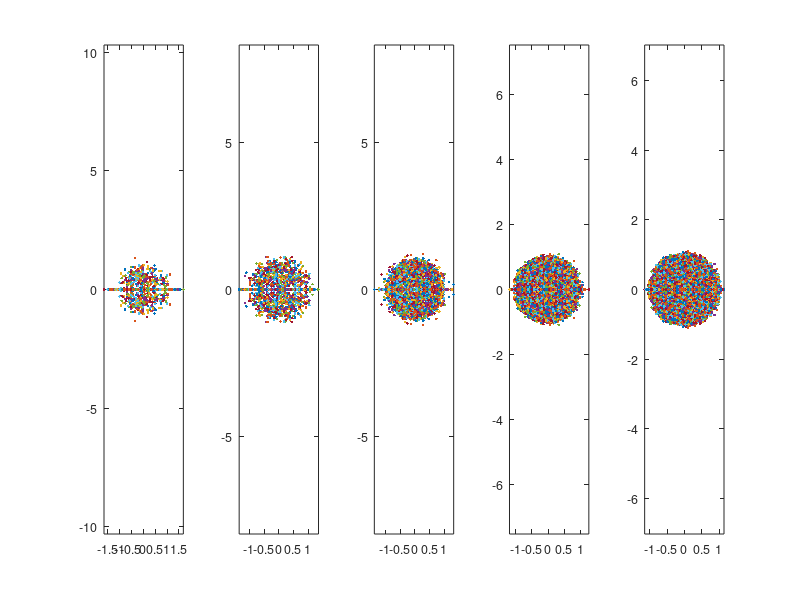
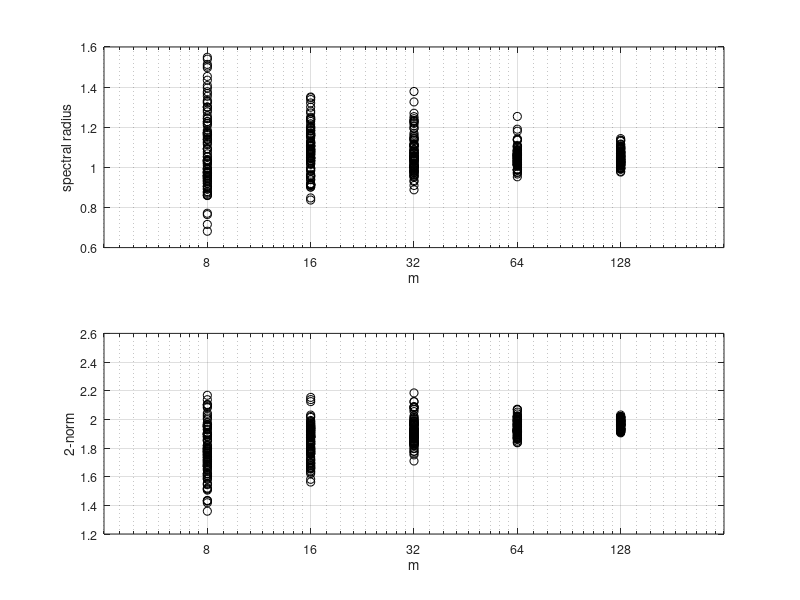
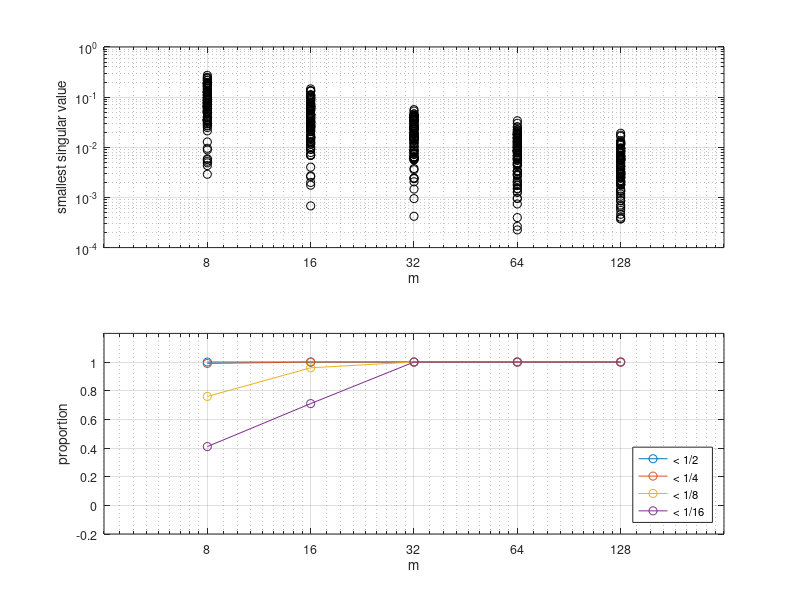

Reproduce these figures in MATLAB, in order.
% RANDNEXPER  do the numerical experiments suggested in Trefethen
% & Bau exercise 12.3

NN = 100;  % NN repetitions for each m
JJ = 5;    % m = 2^3, 2^4, ..., 2^(2+JJ)

makepdf = true;

set(0,'defaultaxesfontsize',9)

% part (a):  show eigenvalues themselves and gather data
figure(1)
rhos   = zeros(NN,JJ);
norms  = zeros(NN,JJ);
sigmin = zeros(NN,JJ);
for j = 1:JJ
  m = 2^(j+2);
  subplot(1,JJ,j)
  for n = 1:NN
    A = randn(m,m) / sqrt(m);
    norms(n,j)  = norm(A);
    sigmin(n,j) = min(svd(A));
    D = eig(A);
    rhos(n,j)   = max(abs(D));
    plot(real(D),imag(D),'.')
    hold on
  end
  hold off, axis equal
end
if makepdf,  print -dpdf randnexperAeig.pdf,  end

% part (a) and (b):  show spectral radius and norm
figure(2)
for part = 1:2
  subplot(2,1,part)
  for j = 1:JJ
    m = 2^(j+2);
    if part == 1
      semilogx(m, rhos(:,j), 'ko')
    else
      semilogx(m, norms(:,j), 'ko')
    end
    hold on
  end
  hold off, grid on
  xlabel('m')
  set(gca,'XTick',2.^(3:2+JJ))
  set(gca,'XTickLabel',{'8','16','32','64','128'})
  if part == 1
    axis([4 256 0.6 1.6]),  ylabel('spectral radius')
  else
    axis([4 256 1.2 2.6]),  ylabel('2-norm')
  end
end
if makepdf,  print -dpdf randnexperBrhonorm.pdf,  end


% part (c):  show fraction with small sigma_min
figure(3)
subplot(2,1,1)
for j = 1:JJ
  m = 2^(j+2);
  loglog(m, sigmin(:,j), 'ko')
  hold on
end
hold off, grid on
xlabel('m')
set(gca,'XTick',2.^(3:2+JJ))
set(gca,'XTickLabel',{'8','16','32','64','128'})
axis([4 256 1e-4 1e0])
ylabel('smallest singular value')
subplot(2,1,2)
prop = zeros(JJ,4);
for k = 1:4  % proportions  sigma_min < 1/2, 1/4, 1/8, 1/16
  for j = 1:JJ
    prop(j,k) = sum( sigmin(:,j) < (1/2)^k ) / NN;
  end
end
semilogx(2.^(3:2+JJ),prop,'o-'), grid on
legend('< 1/2', '< 1/4', '< 1/8', '< 1/16', 'location', 'southeast')
xlabel('m')
set(gca,'XTick',2.^(3:2+JJ))
set(gca,'XTickLabel',{'8','16','32','64','128'})
axis([4 256 -0.2 1.2])
ylabel('proportion')
if makepdf,  print -dpdf randnexperCsigmin.pdf,  end
